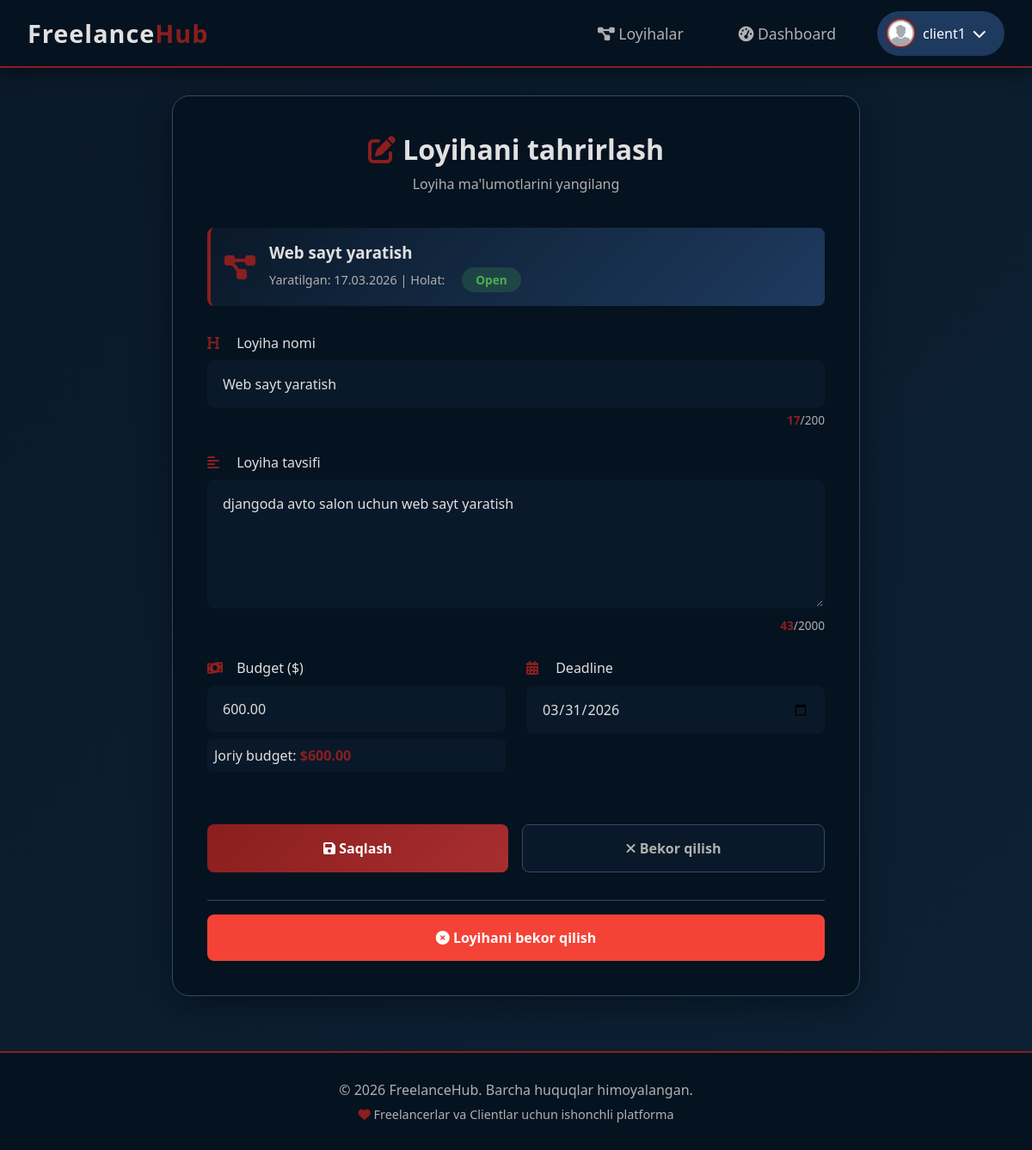
Page /projects/2/update/ (signed in) on the committed database.
### accounts/models.py (models this page shows, shortened)
class User(AbstractUser):
    ROLE_CHOICES = (
        ('client', 'Client'),
        ('freelancer', 'Freelancer'),
    )
    phone_regex = RegexValidator(regex=r'^\+?998?\d{9}$')
    email = models.EmailField(  null=True, blank=True)
    phone_number = models.CharField(max_length=15,  validators=[phone_regex], blank=True,null=True)
    first_name = models.CharField(max_length=20, blank=True, null=True)
    last_name = models.CharField(max_length=20, blank=True, null=True)
    role = models.CharField(max_length=10, choices=ROLE_CHOICES, default='client')
    bio = models.TextField(blank=True, null=True)
    profile_picture = models.ImageField(upload_to='profile_pics/', blank=True, null=True, default='default.png')
    created_at = models.DateTimeField(auto_now_add=True)

### projects/models.py (models this page shows)
class Project(models.Model):
    STATUS_CHOICES = (
        ('open', 'Open'),
        ('in_progress', 'In Progress'),
        ('completed', 'Completed'),
        ('cancelled', 'Cancelled'),
    )
    client = models.ForeignKey(settings.AUTH_USER_MODEL, on_delete=models.CASCADE, related_name='projects')
    title = models.CharField(max_length=200)
    description = models.TextField()
    budget = models.DecimalField(max_digits=10, decimal_places=2)
    deadline = models.DateField()
    status = models.CharField(max_length=20, choices=STATUS_CHOICES, default='open')
    created_at = models.DateField(auto_now_add=True)
    class Meta:
        ordering = ['-created_at']

### projects/views.py (the view, shortened to what this page needs)
# urls.py: path("<int:pk>/update/", ProjectUpdateView.as_view(), name="project_update"),
class ProjectUpdateView(LoginRequiredMixin, View):
    def get(self, request, pk):
        project = get_object_or_404(Project, pk=pk, client=request.user)
        if project.status != 'open':
            messages.error(request, "Ish boshlangan loyihani tahrirlab bolmaydi.")
            return redirect('project_detail', pk=pk)
        return render(request, 'projects/project_update.html', {'project': project})

### templates/projects/project_update.html (shortened to what this page needs)
{% extends 'base.html' %}
{% block content %}
<div class="update-container">
    <div class="update-card">
        <div class="update-header">
            <h1><i class="fas fa-edit"></i> Loyihani tahrirlash</h1>
            <p>Loyiha ma'lumotlarini yangilang</p>
        </div>
        <div class="project-info">
            <i class="fas fa-project-diagram"></i>
            <div class="project-info-text">
                <h3>{{ project.title }}</h3>
                <p>
                    Yaratilgan: {{ project.created_at|date:"d.m.Y" }} |
                    Holat: <span class="status-badge {{ project.status }}">{{ project.get_status_display }}</span>
                </p>
            </div>
        </div>
        <form method="POST">
            <div class="form-group">
                <label for="title">
                    <i class="fas fa-heading"></i> Loyiha nomi
                </label>
                <input type="text" class="form-control" id="title" name="title"
                       value="{{ project.title }}" required maxlength="200"
                       {% if project.status != 'open' %}readonly{% endif %}>
                <div class="character-count">
                    <span id="titleCount">{{ project.title|length }}</span>/200
                </div>
            </div>
            <div class="form-group">
                <label for="description">
                    <i class="fas fa-align-left"></i> Loyiha tavsifi
                </label>
                <textarea class="form-control" id="description" name="description"
                          maxlength="2000">{{ project.description }}</textarea>
                <div class="character-count">
                    <span id="descCount">{{ project.description|length }}</span>/2000
                </div>
            </div>
            <div class="form-row">
                <div class="form-group">
                    <label for="budget">
                        <i class="fas fa-money-bill-wave"></i> Budget ($)
                    </label>
                    <input type="number" class="form-control" id="budget" name="budget"
                           value="{{ project.budget }}" min="1" step="0.01" required
                           {% if project.status != 'open' %}readonly{% endif %}>
                    <div class="budget-preview" style="margin-top: 0.5rem; background: var(--dark-blue); padding: 0.5rem; border-radius: 5px;">
                        <span>Joriy budget:</span>
                        <strong style="color: var(--dark-red);">${{ project.budget }}</strong>
                    </div>
                </div>
                <div class="form-group">
                    <label for="deadline">
                        <i class="fas fa-calendar-alt"></i> Deadline
                    </label>
                    <input type="date" class="form-control" id="deadline" name="deadline"
                           value="{{ project.deadline|date:'Y-m-d' }}" required
                           {% if project.status != 'open' %}readonly{% endif %}>
                </div>
            </div>
            {% if project.status == 'open' %}
            <div class="action-buttons">
                <button type="submit" class="btn btn-update" id="submitBtn">
                    <i class="fas fa-save"></i> Saqlash
                </button>
                <a href="{% url 'project_detail' project.id %}" class="btn btn-cancel">
                    <i class="fas fa-times"></i> Bekor qilish
                </a>
            </div>
            {% else %}
            <div class="action-buttons">
                <a href="{% url 'project_detail' project.id %}" class="btn btn-cancel">
                    <i class="fas fa-arrow-left"></i> Orqaga qaytish
                </a>
            </div>
            {% endif %}
        </form>
        {% if project.status == 'open' %}
        <div style="margin-top: 2rem; padding-top: 1rem; border-top: 1px solid var(--border-color);">
            <form method="POST" action="{% url 'cancel_project' project.id %}"
                  onsubmit="return confirm('Loyihani bekor qilishni tasdiqlaysizmi? Bu amalni ortga qaytarib bo\'lmaydi!')">
                <button type="submit" class="btn btn-danger" style="width: 100%;">
                    <i class="fas fa-times-circle"></i> Loyihani bekor qilish
                </button>
            </form>
        </div>
        {% endif %}
    </div>
</div>
{% endblock %}

### templates/base.html (shortened to what this page needs)
<!DOCTYPE html>
<html lang="uz">
<head>
    <link rel="stylesheet" href="https://cdnjs.cloudflare.com/ajax/libs/font-awesome/6.4.0/css/all.min.css">
</head>
<body>
    <nav class="navbar">
        <div class="nav-container">
            <div class="logo">
                <a href="{% url 'project_list' %}">Freelance<span>Hub</span></a>
            </div>
            <div class="nav-links">
                <a href="{% url 'project_list' %}" class="{% if request.resolver_match.url_name == 'project_list' %}active{% endif %}">
                    <i class="fas fa-project-diagram"></i> Loyihalar
                </a>
                {% if user.is_authenticated %}
                    <a href="{% url 'dashboard' %}" class="{% if request.resolver_match.url_name == 'dashboard' %}active{% endif %}">
                        <i class="fas fa-tachometer-alt"></i> Dashboard
                    </a>
                    <div class="user-menu">
                        <button class="user-btn">
                            {% if user.profile_picture and user.profile_picture.url %}
                                <img src="{{ user.profile_picture.url }}" alt="{{ user.username }}" class="user-avatar">
                            {% else %}
                                <div class="user-avatar-placeholder">
                                    <i class="fas fa-user"></i>
                                </div>
                            {% endif %}
                            <span class="user-name">{{ user.username }}</span>
                            <i class="fas fa-chevron-down"></i>
                        </button>
                    </div>
                {% endif %}
            </div>
        </div>
    </nav>
    <main class="main-content">
        {% block content %}{% endblock %}
    </main>
    <footer class="footer">
        <div class="footer-content">
            <p>&copy; {% now "Y" %} FreelanceHub. Barcha huquqlar himoyalangan.</p>
            <p style="margin-top: 0.5rem; font-size: 0.9rem;">
                <i class="fas fa-heart" style="color: var(--dark-red);"></i>
                Freelancerlar va Clientlar uchun ishonchli platforma
            </p>
        </div>
    </footer>
</body>
</html>

### templates/base.html (style rules this page uses)
* { margin: 0; padding: 0; box-sizing: border-box; font-family: 'Segoe UI', Tahoma, Geneva, Verdana, sans-serif; }
body { background: linear-gradient(135deg, #0a1929 0%, #0d2135 100%); min-height: 100vh; color: #e0e0e0; }
:root { --dark-blue: #0a1929; --darker-blue: #051220; --dark-red: #8b1e1e; --darker-red: #6b1515; --accent-blue: #1e3a5f; --accent-red: #a82e2e; --text-primary: #e0e0e0; --text-secondary: #b0b0b0; --border-color: #2d4b6e; }
.navbar { background: var(--darker-blue); padding: 0.8rem 2rem; box-shadow: 0 4px 20px rgba(0, 0, 0, 0.5); border-bottom: 2px solid var(--dark-red); position: sticky; top: 0; z-index: 1000; }
.nav-container { max-width: 1400px; margin: 0 auto; display: flex; justify-content: space-between; align-items: center; }
.logo a { color: var(--text-primary); font-size: 1.8rem; font-weight: 700; text-decoration: none; letter-spacing: 1px; }
.logo span { color: var(--dark-red); }
.nav-links { display: flex; gap: 2rem; align-items: center; }
.nav-links a { color: var(--text-secondary); text-decoration: none; font-size: 1.1rem; transition: all 0.3s ease; padding: 0.5rem 1rem; border-radius: 5px; }
.user-menu { position: relative; display: inline-block; }
.user-btn { background: var(--accent-blue); color: white; border: none; padding: 0.4rem 1.2rem 0.4rem 0.5rem; border-radius: 30px; cursor: pointer; font-size: 1rem; display: flex; align-items: center; gap: 0.5rem; border: 2px solid transparent; transition: all 0.3s ease; }
.user-avatar { width: 35px; height: 35px; border-radius: 50%; object-fit: cover; border: 2px solid var(--dark-red); background: var(--dark-blue); }
.user-name { max-width: 100px; overflow: hidden; text-overflow: ellipsis; white-space: nowrap; }
.main-content { max-width: 1400px; margin: 2rem auto; padding: 0 2rem; min-height: calc(100vh - 200px); }
.btn { padding: 0.8rem 1.5rem; border: none; border-radius: 5px; cursor: pointer; font-size: 1rem; font-weight: 600; transition: all 0.3s ease; text-decoration: none; display: inline-block; }
.btn-danger { background: #c62828; color: white; }
.form-group { margin-bottom: 1.5rem; }
.form-group label { display: block; margin-bottom: 0.5rem; color: var(--text-secondary); font-weight: 500; }
.form-group label i { color: var(--dark-red); margin-right: 0.5rem; }
.form-control { width: 100%; padding: 0.8rem 1rem; background: var(--dark-blue); border: 2px solid transparent; border-radius: 8px; color: var(--text-primary); font-size: 1rem; transition: all 0.3s ease; }
.footer { background: var(--darker-blue); padding: 2rem; margin-top: 4rem; border-top: 2px solid var(--dark-red); }
.footer-content { max-width: 1400px; margin: 0 auto; text-align: center; color: var(--text-secondary); }

### rows in the picture
User: profile_picture (placeholder picture), username "client1"
Project: title "Web sayt yaratish", created_at "17.03.2026", status "Open", title|length "17", description "djangoda avto salon uchun web sayt yaratish", description|length "43", budget "600.00", deadline "03/31/2026"
